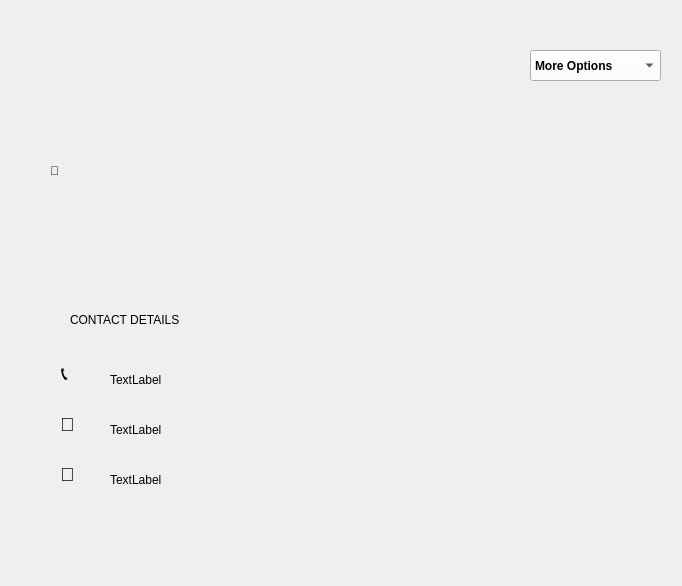
<?xml version="1.0" encoding="UTF-8"?>
<ui version="4.0">
 <class>details</class>
 <widget class="QDialog" name="details">
  <property name="geometry">
   <rect>
    <x>0</x>
    <y>0</y>
    <width>682</width>
    <height>586</height>
   </rect>
  </property>
  <property name="windowTitle">
   <string>Dialog</string>
  </property>
  <widget class="QLabel" name="phoneNoLabel">
   <property name="geometry">
    <rect>
     <x>110</x>
     <y>370</y>
     <width>181</width>
     <height>20</height>
    </rect>
   </property>
   <property name="text">
    <string>TextLabel</string>
   </property>
  </widget>
  <widget class="QLabel" name="DETAILS">
   <property name="geometry">
    <rect>
     <x>70</x>
     <y>310</y>
     <width>171</width>
     <height>20</height>
    </rect>
   </property>
   <property name="styleSheet">
    <string notr="true">font: 600 11pt &quot;Segoe UI Semibold&quot; ;</string>
   </property>
   <property name="text">
    <string>CONTACT DETAILS</string>
   </property>
  </widget>
  <widget class="QLabel" name="image">
   <property name="geometry">
    <rect>
     <x>50</x>
     <y>100</y>
     <width>151</width>
     <height>141</height>
    </rect>
   </property>
   <property name="styleSheet">
    <string notr="true">font: 72pt &quot;Segoe UI&quot;;</string>
   </property>
   <property name="text">
    <string>👤 </string>
   </property>
   <property name="textFormat">
    <enum>Qt::PlainText</enum>
   </property>
  </widget>
  <widget class="QLabel" name="lastNameLabel">
   <property name="geometry">
    <rect>
     <x>360</x>
     <y>150</y>
     <width>141</width>
     <height>41</height>
    </rect>
   </property>
   <property name="styleSheet">
    <string notr="true">font: 700 12pt &quot;Segoe UI&quot;;</string>
   </property>
   <property name="text">
    <string/>
   </property>
  </widget>
  <widget class="QLabel" name="emj1_3">
   <property name="geometry">
    <rect>
     <x>60</x>
     <y>460</y>
     <width>41</width>
     <height>28</height>
    </rect>
   </property>
   <property name="font">
    <font>
     <pointsize>14</pointsize>
    </font>
   </property>
   <property name="text">
    <string>🏢 </string>
   </property>
  </widget>
  <widget class="QComboBox" name="moreOptions">
   <property name="geometry">
    <rect>
     <x>530</x>
     <y>50</y>
     <width>131</width>
     <height>31</height>
    </rect>
   </property>
   <property name="palette">
    <palette>
     <active>
      <colorrole role="WindowText">
       <brush brushstyle="SolidPattern">
        <color alpha="255">
         <red>255</red>
         <green>255</green>
         <blue>255</blue>
        </color>
       </brush>
      </colorrole>
      <colorrole role="Button">
       <brush brushstyle="SolidPattern">
        <color alpha="255">
         <red>255</red>
         <green>255</green>
         <blue>255</blue>
        </color>
       </brush>
      </colorrole>
      <colorrole role="Dark">
       <brush brushstyle="SolidPattern">
        <color alpha="255">
         <red>255</red>
         <green>255</green>
         <blue>255</blue>
        </color>
       </brush>
      </colorrole>
      <colorrole role="Text">
       <brush brushstyle="SolidPattern">
        <color alpha="255">
         <red>0</red>
         <green>0</green>
         <blue>0</blue>
        </color>
       </brush>
      </colorrole>
      <colorrole role="ButtonText">
       <brush brushstyle="SolidPattern">
        <color alpha="255">
         <red>0</red>
         <green>0</green>
         <blue>0</blue>
        </color>
       </brush>
      </colorrole>
      <colorrole role="Base">
       <brush brushstyle="SolidPattern">
        <color alpha="255">
         <red>255</red>
         <green>255</green>
         <blue>255</blue>
        </color>
       </brush>
      </colorrole>
      <colorrole role="Shadow">
       <brush brushstyle="SolidPattern">
        <color alpha="255">
         <red>255</red>
         <green>255</green>
         <blue>255</blue>
        </color>
       </brush>
      </colorrole>
      <colorrole role="Link">
       <brush brushstyle="SolidPattern">
        <color alpha="255">
         <red>255</red>
         <green>255</green>
         <blue>255</blue>
        </color>
       </brush>
      </colorrole>
      <colorrole role="LinkVisited">
       <brush brushstyle="SolidPattern">
        <color alpha="255">
         <red>255</red>
         <green>255</green>
         <blue>255</blue>
        </color>
       </brush>
      </colorrole>
      <colorrole role="Accent">
       <brush brushstyle="SolidPattern">
        <color alpha="255">
         <red>255</red>
         <green>255</green>
         <blue>255</blue>
        </color>
       </brush>
      </colorrole>
     </active>
     <inactive>
      <colorrole role="WindowText">
       <brush brushstyle="SolidPattern">
        <color alpha="255">
         <red>255</red>
         <green>255</green>
         <blue>255</blue>
        </color>
       </brush>
      </colorrole>
      <colorrole role="Button">
       <brush brushstyle="SolidPattern">
        <color alpha="255">
         <red>255</red>
         <green>255</green>
         <blue>255</blue>
        </color>
       </brush>
      </colorrole>
      <colorrole role="Dark">
       <brush brushstyle="SolidPattern">
        <color alpha="255">
         <red>255</red>
         <green>255</green>
         <blue>255</blue>
        </color>
       </brush>
      </colorrole>
      <colorrole role="Text">
       <brush brushstyle="SolidPattern">
        <color alpha="255">
         <red>0</red>
         <green>0</green>
         <blue>0</blue>
        </color>
       </brush>
      </colorrole>
      <colorrole role="ButtonText">
       <brush brushstyle="SolidPattern">
        <color alpha="255">
         <red>0</red>
         <green>0</green>
         <blue>0</blue>
        </color>
       </brush>
      </colorrole>
      <colorrole role="Base">
       <brush brushstyle="SolidPattern">
        <color alpha="255">
         <red>255</red>
         <green>255</green>
         <blue>255</blue>
        </color>
       </brush>
      </colorrole>
      <colorrole role="Shadow">
       <brush brushstyle="SolidPattern">
        <color alpha="255">
         <red>255</red>
         <green>255</green>
         <blue>255</blue>
        </color>
       </brush>
      </colorrole>
      <colorrole role="Link">
       <brush brushstyle="SolidPattern">
        <color alpha="255">
         <red>255</red>
         <green>255</green>
         <blue>255</blue>
        </color>
       </brush>
      </colorrole>
      <colorrole role="LinkVisited">
       <brush brushstyle="SolidPattern">
        <color alpha="255">
         <red>255</red>
         <green>255</green>
         <blue>255</blue>
        </color>
       </brush>
      </colorrole>
      <colorrole role="Accent">
       <brush brushstyle="SolidPattern">
        <color alpha="255">
         <red>255</red>
         <green>255</green>
         <blue>255</blue>
        </color>
       </brush>
      </colorrole>
     </inactive>
     <disabled>
      <colorrole role="WindowText">
       <brush brushstyle="SolidPattern">
        <color alpha="255">
         <red>255</red>
         <green>255</green>
         <blue>255</blue>
        </color>
       </brush>
      </colorrole>
      <colorrole role="Button">
       <brush brushstyle="SolidPattern">
        <color alpha="255">
         <red>255</red>
         <green>255</green>
         <blue>255</blue>
        </color>
       </brush>
      </colorrole>
      <colorrole role="Dark">
       <brush brushstyle="SolidPattern">
        <color alpha="255">
         <red>255</red>
         <green>255</green>
         <blue>255</blue>
        </color>
       </brush>
      </colorrole>
      <colorrole role="Text">
       <brush brushstyle="SolidPattern">
        <color alpha="255">
         <red>255</red>
         <green>255</green>
         <blue>255</blue>
        </color>
       </brush>
      </colorrole>
      <colorrole role="ButtonText">
       <brush brushstyle="SolidPattern">
        <color alpha="255">
         <red>255</red>
         <green>255</green>
         <blue>255</blue>
        </color>
       </brush>
      </colorrole>
      <colorrole role="Shadow">
       <brush brushstyle="SolidPattern">
        <color alpha="255">
         <red>255</red>
         <green>255</green>
         <blue>255</blue>
        </color>
       </brush>
      </colorrole>
      <colorrole role="Link">
       <brush brushstyle="SolidPattern">
        <color alpha="255">
         <red>255</red>
         <green>255</green>
         <blue>255</blue>
        </color>
       </brush>
      </colorrole>
      <colorrole role="LinkVisited">
       <brush brushstyle="SolidPattern">
        <color alpha="255">
         <red>255</red>
         <green>255</green>
         <blue>255</blue>
        </color>
       </brush>
      </colorrole>
      <colorrole role="Accent">
       <brush brushstyle="SolidPattern">
        <color alpha="255">
         <red>255</red>
         <green>255</green>
         <blue>255</blue>
        </color>
       </brush>
      </colorrole>
     </disabled>
    </palette>
   </property>
   <property name="font">
    <font>
     <pointsize>9</pointsize>
     <bold>true</bold>
    </font>
   </property>
   <item>
    <property name="text">
     <string>More Options</string>
    </property>
   </item>
   <item>
    <property name="text">
     <string>Delete Contact</string>
    </property>
   </item>
   <item>
    <property name="text">
     <string>Add to Favourites</string>
    </property>
   </item>
   <item>
    <property name="text">
     <string>Edit details</string>
    </property>
   </item>
  </widget>
  <widget class="QLabel" name="nameLabel">
   <property name="geometry">
    <rect>
     <x>240</x>
     <y>150</y>
     <width>141</width>
     <height>41</height>
    </rect>
   </property>
   <property name="styleSheet">
    <string notr="true">font: 700 12pt &quot;Segoe UI&quot;;</string>
   </property>
   <property name="text">
    <string/>
   </property>
  </widget>
  <widget class="QLabel" name="companyLabel">
   <property name="geometry">
    <rect>
     <x>110</x>
     <y>470</y>
     <width>181</width>
     <height>20</height>
    </rect>
   </property>
   <property name="text">
    <string>TextLabel</string>
   </property>
  </widget>
  <widget class="QLabel" name="emailLabel">
   <property name="geometry">
    <rect>
     <x>110</x>
     <y>420</y>
     <width>181</width>
     <height>20</height>
    </rect>
   </property>
   <property name="text">
    <string>TextLabel</string>
   </property>
  </widget>
  <widget class="QLabel" name="emj2">
   <property name="geometry">
    <rect>
     <x>60</x>
     <y>410</y>
     <width>41</width>
     <height>28</height>
    </rect>
   </property>
   <property name="font">
    <font>
     <pointsize>14</pointsize>
    </font>
   </property>
   <property name="text">
    <string>📧</string>
   </property>
  </widget>
  <widget class="QLabel" name="emj1">
   <property name="geometry">
    <rect>
     <x>61</x>
     <y>359</y>
     <width>41</width>
     <height>29</height>
    </rect>
   </property>
   <property name="font">
    <font>
     <pointsize>14</pointsize>
    </font>
   </property>
   <property name="text">
    <string>📞</string>
   </property>
  </widget>
 </widget>
 <resources/>
 <connections/>
</ui>
